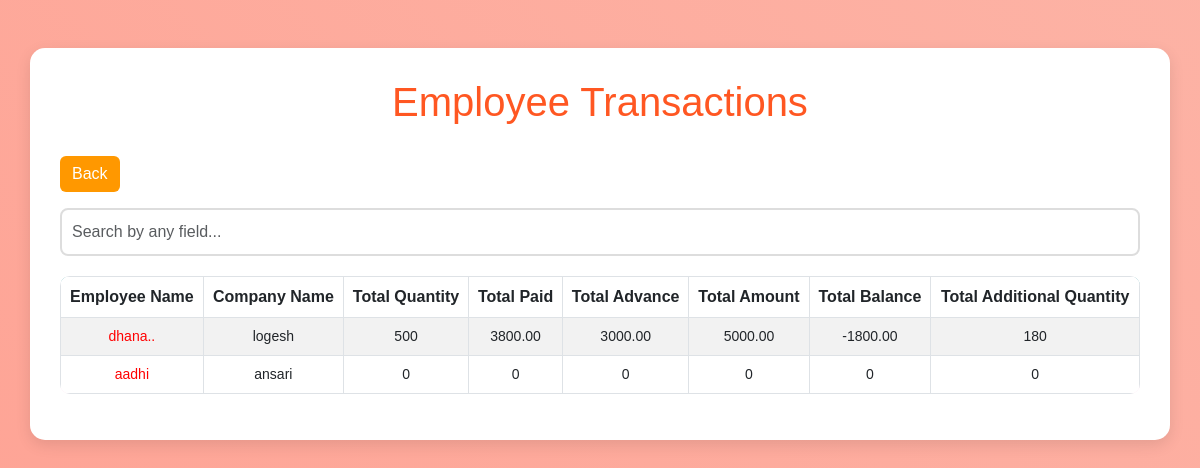
Screenshot of /homepage with the database file from the repository.
### details/models.py (models this page shows, shortened)
class Employee(models.Model):
    name = models.CharField(max_length=100)
    phone = models.CharField(max_length=15)
    address = models.CharField(max_length=200)
    company = models.ForeignKey(Company, on_delete=models.CASCADE, related_name="employees")

class Company(models.Model):
    name = models.CharField(max_length=100, unique=True)
    created_at = models.DateTimeField(auto_now_add=True)
    price = models.DecimalField(max_digits=10, decimal_places=2, default=Decimal('0.0'))

### details/views.py (the view)
# urls.py: path('homepage', views.homepage, name='homepage'),
def homepage(request):
    transactions = ProductTransaction.objects.select_related('employee', 'employee__company').all()
    grouped_transactions = defaultdict(list)
    for transaction in transactions:
        grouped_transactions[transaction.employee].append(transaction)
    context = []
    employees = Employee.objects.all()  # Get all employees, even those with no transactions
    for employee in employees:
        employee_transactions = grouped_transactions.get(employee, [])
        total_quantity = sum(transaction.quantity for transaction in employee_transactions)
        total_paid = sum(transaction.paid for transaction in employee_transactions)
        total_advance = sum(transaction.advance_amount for transaction in employee_transactions)
        total_amount = sum(transaction.total_amount for transaction in employee_transactions)
        total_balance = sum(transaction.balance for transaction in employee_transactions)
        total_additional_quantity = sum(transaction.additional_quantity for transaction in employee_transactions)
        context.append({
            'employee': employee,
            'company': employee.company,
            'transactions': employee_transactions,
            'total_quantity': total_quantity,
            'total_paid': total_paid,
            'total_advance': total_advance,
            'total_amount': total_amount,
            'total_balance': total_balance,
            'total_additional_quantity': total_additional_quantity,
        })
    return render(request, 'homepage.html', {'context': context})

### details/templates/homepage.html (shortened to what this page needs)
<!DOCTYPE html>
<html lang="en">
<head>
    <link rel="stylesheet" href="https://cdn.jsdelivr.net/npm/bootstrap@5.3.0/dist/css/bootstrap.min.css">
</head>
<body>
    <div class="container mt-5">
        <h1>Employee Transactions</h1>
        <a href="{% url 'dashboard' %}" class="btn btn-warning mb-3">Back</a>
        <div class="mb-3">
            <input
                type="text"
                id="searchBar"
                class="form-control"
                placeholder="Search by any field..."
                onkeyup="filterTable()">
        </div>
        <div class="table-responsive">
            <table id="transactionsTable" class="table table-bordered table-striped">
                <thead>
                    <tr>
                        <th>Employee Name</th>
                        <th>Company Name</th>
                        <th>Total Quantity</th>
                        <th>Total Paid</th>
                        <th>Total Advance</th>
                        <th>Total Amount</th>
                        <th>Total Balance</th>
                        <th>Total Additional Quantity</th>
                    </tr>
                </thead>
                <tbody>
                    {% for employee_data in context %}
                    <tr>
                        <td>
                            <a href="{% url 'employee_detail' id=employee_data.employee.id %}">
                                {{ employee_data.employee.name }}
                            </a>
                        </td>
                        <td>{{ employee_data.company.name }}</td>
                        <td>{{ employee_data.total_quantity }}</td>
                        <td>{{ employee_data.total_paid }}</td>
                        <td>{{ employee_data.total_advance }}</td>
                        <td>{{ employee_data.total_amount }}</td>
                        <td>{{ employee_data.total_balance }}</td>
                        <td>{{ employee_data.total_additional_quantity }}</td>
                    </tr>
                    {% endfor %}
                </tbody>
            </table>
        </div>
    </div>
</body>
</html>

### details/templates/homepage.html (style rules this page uses)
body { font-family: 'Arial', sans-serif; background: linear-gradient(45deg, #ff9a8b, #fad0c4); background-size: 400% 400%; animation: gradientBG 15s ease infinite; padding: 0; margin: 0; }
.container { background-color: #ffffff; border-radius: 15px; padding: 30px; box-shadow: 0 5px 15px rgba(0, 0, 0, 0.1); }
h1 { color: #FF5722; font-family: 'Verdana', sans-serif; text-align: center; margin-bottom: 30px; }
td a { text-decoration:none; Color:Red; }
.btn-warning { background-color: #FF9800; border: none; color: white; }
#transactionsTable { width: 100%; border-radius: 10px; border-collapse: collapse; overflow: hidden; }
thead { background-color: #009688; color: white; }
th { padding: 12px; text-align: center; font-weight: bold; font-size: 16px; }
td { text-align: center; padding: 12px; font-size: 14px; color: #333; transition: all 0.3s ease-in-out; }
tr:nth-child(even) { background-color: #ffe0f0; }
tr:nth-child(odd) { background-color: #f3e5f5; }
.table-responsive { margin-top: 20px; overflow-x: auto; }
#searchBar { font-size: 16px; padding: 10px; width: 100%; margin-bottom: 20px; border-radius: 8px; border: 2px solid #ddd; }

### rows the page displays
Employee: employee.name "dhana..", company.name "logesh", total_quantity "500", total_paid "3800.00", total_advance "3000.00", total_amount "5000.00", total_balance "-1800.00", total_additional_quantity "180"
Employee: employee.name "aadhi", company.name "ansari", total_quantity "0", total_paid "0", total_advance "0", total_amount "0", total_balance "0", total_additional_quantity "0"
